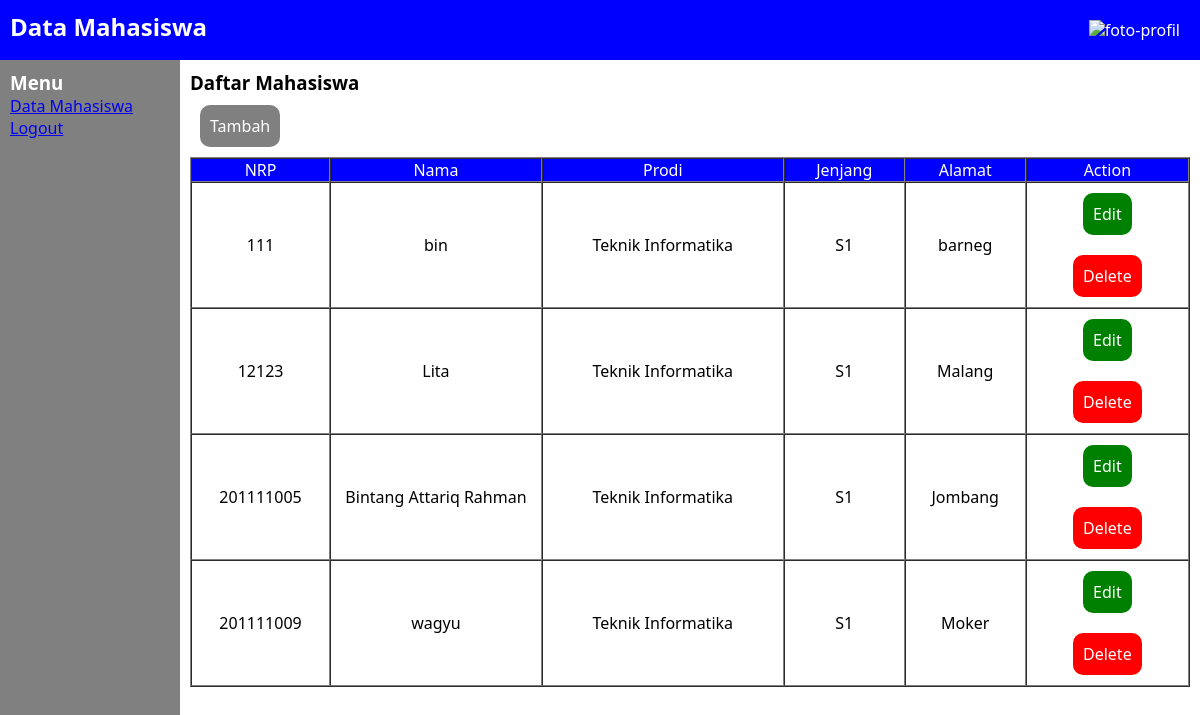
The app's page /index.php (signed in) with its own data.
### tables this page shows
CREATE TABLE `mahasiswa` (
  `nrp` varchar(20) NOT NULL,
  `nama` varchar(50) DEFAULT NULL,
  `kdprodi` varchar(50) DEFAULT NULL,
  `alamat` varchar(50) DEFAULT NULL
);

CREATE TABLE `prodi` (
  `kdprodi` varchar(50) NOT NULL,
  `prodi` varchar(50) DEFAULT NULL,
  `akreditasi` char(1) DEFAULT NULL,
  `jenjang` varchar(20) DEFAULT NULL
);

### mahasiswa.php (the view, shortened to what this page needs)
<?php
$query = $pdo->prepare("SELECT m.nrp, m.nama, p.prodi, p.jenjang, m.alamat
FROM mahasiswa m, prodi p
WHERE m.kdprodi=p.kdprodi;");
$query->execute();
$data = $query->fetchAll();
?>
<!DOCTYPE html>
<html lang="en">
<head>
</head>
<body>
    <h3>Daftar Mahasiswa</h3>
    <p><a href=" index.php?m=tambah " id="tombol" type="button" style="background-color: grey;">Tambah</a></p>
    <table width="1000" height="100" border="1" cellpadding="0" cellspacing="0" align="center">
        <tr id="row1">
            <td width="115">NRP</td>
            <td width="175">Nama</td>
            <td width="200">Prodi</td>
            <td width="100">Jenjang</td>
            <td width="100">Alamat</td>
            <td width="135">Action</td>
        </tr>
        <?php foreach ($data as $value) : ?>
            <tr id="row2">
                <td><?php echo $value['nrp'] ?></td>
                <td><?php echo $value['nama'] ?></td>
                <td><?php echo $value['prodi'] ?></td>
                <td><?php echo $value['jenjang'] ?></td>
                <td><?php echo $value['alamat'] ?></td>
                <td>
                    <?php echo "<a href=\"index.php?m=edit&nrp=$value[nrp]\" id=\"tombol\" type=\"button\" style=\"background-color: green;\">Edit</a>" ?>
                    <?php echo "<a href=\" delete.php \" id=\"tombol\" type=\"button\" style=\"background-color: red;\">Delete</a>"; ?>
                </td>
            </tr>
        <?php endforeach; ?>
    </table>
</body>
</html>

### index.php (shortened to what this page needs)
<?php
include 'koneksi.php';
?>
<!DOCTYPE html>
<html lang="en">
<head>
</head>
<body>
    <header>
        <h2>Data Mahasiswa</h2>
        <div class="profil">
            <p><?php echo $_SESSION['nama']; ?><img src="" alt="foto-profil">
            </p>
        </div>
    </header>
    <main>
        <article>
            <?php
            if (isset($_GET['m'])) {
                $menu = $_GET['m'];
                include "$menu.php";
            } else include "mahasiswa.php";
            ?>
        </article>
        <aside id="nav">
            <h3>Menu</h3>
            <nav>
                <ul>
                    <a href="index.php?m=mahasiswa">
                        <li>Data Mahasiswa</li>
                    </a>
                    <a href="logout.php">
                        <li>Logout</li>
                    </a>
                </ul>
            </nav>
        </aside>
    </main>
</body>
</html>

### index.php (style rules this page uses)
* { margin: 0; padding: 0; box-sizing: border-box; }
main { display: flex; font-family: 'Segoe UI', Tahoma, Geneva, Verdana, sans-serif; height: 100%; }
header { display: flex; justify-content: space-between; background: blue; font-family: 'Segoe UI', Tahoma, Geneva, Verdana, sans-serif; color: white; padding: 10px; }
article { flex: 1 1 75%; order: 2; font-family: 'Segoe UI', Tahoma, Geneva, Verdana, sans-serif; padding: 10px; }
#nav { flex: 1 1 15%; order: 1; background-color: grey; font-family: 'Segoe UI', Tahoma, Geneva, Verdana, sans-serif; color: white; padding: 10px; height: 90vh; }
.profil { line-height: 20px; font-family: 'Segoe UI', Tahoma, Geneva, Verdana, sans-serif; color: white; padding: 10px; }
#tombol { border: none; color: white; padding: 10px 10px; text-align: center; text-decoration: none; display: inline-block; font-size: 16px; border-radius: 10px; margin: 10px; }

### mahasiswa.php (style rules this page uses)
table { margin-bottom: 20px; }
#row1 { color: white; align-items: center; text-align: center; vertical-align: middle; background-color: blue; }
#row2 { color: black; align-items: center; text-align: center; vertical-align: middle; background-color: white; }

### records on screen
mahasiswa: nrp "111", nama "bin", kdprodi.prodi "Teknik Informatika", kdprodi.jenjang "S1", alamat "barneg"
mahasiswa: nrp "12123", nama "Lita", kdprodi.prodi "Teknik Informatika", kdprodi.jenjang "S1", alamat "Malang"
mahasiswa: nrp "201111005", nama "Bintang Attariq Rahman", kdprodi.prodi "Teknik Informatika", kdprodi.jenjang "S1", alamat "Jombang"
mahasiswa: nrp "201111009", nama "wagyu", kdprodi.prodi "Teknik Informatika", kdprodi.jenjang "S1", alamat "Moker"
